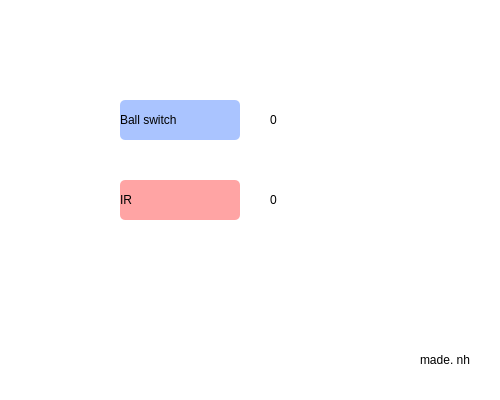
<?xml version="1.0" encoding="UTF-8"?>
<ui version="4.0">
 <class>MainWindow</class>
 <widget class="QMainWindow" name="MainWindow">
  <property name="geometry">
   <rect>
    <x>0</x>
    <y>0</y>
    <width>500</width>
    <height>400</height>
   </rect>
  </property>
  <property name="windowTitle">
   <string>MainWindow</string>
  </property>
  <property name="styleSheet">
   <string notr="true">background-color: rgb(255, 255, 255);</string>
  </property>
  <widget class="QWidget" name="centralwidget">
   <widget class="QLabel" name="value_sw">
    <property name="geometry">
     <rect>
      <x>270</x>
      <y>100</y>
      <width>100</width>
      <height>40</height>
     </rect>
    </property>
    <property name="styleSheet">
     <string notr="true">font: 12pt &quot;Arial&quot;;</string>
    </property>
    <property name="text">
     <string>0</string>
    </property>
   </widget>
   <widget class="QLabel" name="label_sw">
    <property name="geometry">
     <rect>
      <x>120</x>
      <y>100</y>
      <width>120</width>
      <height>40</height>
     </rect>
    </property>
    <property name="styleSheet">
     <string notr="true">font: 12pt &quot;Arial&quot;;
background-color: rgb(170, 196, 255);
border-radius: 5px;</string>
    </property>
    <property name="text">
     <string>Ball switch</string>
    </property>
   </widget>
   <widget class="QLabel" name="value_ir">
    <property name="geometry">
     <rect>
      <x>270</x>
      <y>180</y>
      <width>100</width>
      <height>40</height>
     </rect>
    </property>
    <property name="styleSheet">
     <string notr="true">font: 12pt &quot;Arial&quot;;</string>
    </property>
    <property name="text">
     <string>0</string>
    </property>
   </widget>
   <widget class="QLabel" name="label_ir">
    <property name="geometry">
     <rect>
      <x>120</x>
      <y>180</y>
      <width>120</width>
      <height>40</height>
     </rect>
    </property>
    <property name="styleSheet">
     <string notr="true">font: 12pt &quot;Arial&quot;;
background-color: rgb(255, 164, 164);
border-radius: 5px;</string>
    </property>
    <property name="text">
     <string>IR</string>
    </property>
   </widget>
   <widget class="QLabel" name="label">
    <property name="geometry">
     <rect>
      <x>420</x>
      <y>350</y>
      <width>80</width>
      <height>20</height>
     </rect>
    </property>
    <property name="text">
     <string>made. nh</string>
    </property>
   </widget>
  </widget>
  <widget class="QMenuBar" name="menubar">
   <property name="geometry">
    <rect>
     <x>0</x>
     <y>0</y>
     <width>500</width>
     <height>26</height>
    </rect>
   </property>
  </widget>
  <widget class="QStatusBar" name="statusbar"/>
 </widget>
 <resources/>
 <connections/>
</ui>
